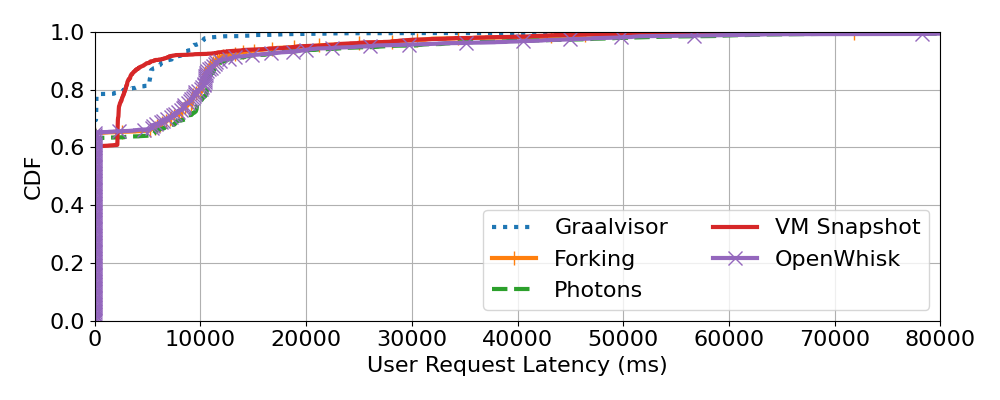

This figure's Python source:
#!/usr/bin/python

import matplotlib
import matplotlib.pyplot as plt
import numpy as np

gv      = np.loadtxt("gv_dc_avg_latency.txt")
gv_fork = np.loadtxt("gv_fork_avg_latency.txt")
gv_snap = np.loadtxt("gv_snap_avg_latency.txt")
cr      = np.loadtxt("cr_avg_latency.txt")
ph      = np.loadtxt("ph_avg_latency.txt")

x_gv      = np.sort(gv)
x_cr      = np.sort(cr)
x_gv_fork = np.sort(gv_fork)
x_gv_snap = np.sort(gv_snap)
x_ph      = np.sort(ph)

y_gv      = np.arange(len(gv)) / float(len(gv))
y_cr      = np.arange(len(cr)) / float(len(cr))
y_gv_fork = np.arange(len(gv_fork)) / float(len(gv_fork))
y_gv_snap = np.arange(len(gv_snap)) / float(len(gv_snap))
y_ph      = np.arange(len(ph)) / float(len(ph))

matplotlib.rcParams.update({'font.size': 16})
plt.rcParams["figure.figsize"] = (10, 4)
plt.plot(x_gv,      y_gv,      linestyle = ":",                                               linewidth = 3, label = "Graalvisor")
plt.plot(x_gv_fork, y_gv_fork, linestyle = "-",  marker = "|", markersize = 10, markevery=10, linewidth = 3, label = "Forking")
plt.plot(x_ph,      y_ph,      linestyle = "--",                                              linewidth = 3, label = "Photons")
plt.plot(x_gv_snap, y_gv_snap, linestyle = "-",                                               linewidth = 3, label = "VM Snapshot")
plt.plot(x_cr,      y_cr,      linestyle = "-",  marker = "x", markersize = 10, markevery=10, linewidth = 3, label = "OpenWhisk")
plt.ylim(ymin=0, ymax=1)
plt.xlim(xmin=0, xmax=80000)
plt.xlabel("User Request Latency (ms)")
plt.ylabel("CDF")
plt.grid()
plt.legend(ncol=2, loc='lower right')
plt.tight_layout()
plt.savefig("azure-replay-latency-avg.pdf")
plt.savefig("azure-replay-latency-avg.png")
plt.show()
